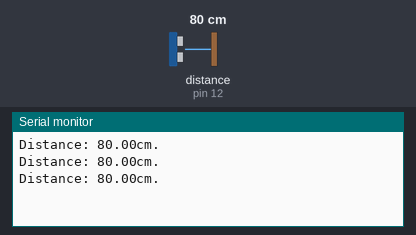
The sketch below on a simulated Arduino Uno, built with avr-gcc and run on an emulated ATmega328P. Shown: the last lines printed to the serial monitor. Inputs (shaded band) come from the test bench; at power-on: distance to the obstacle (sensor on pin 12) 80 cm. The echo pulse lasts 58.3 µs per cm.

Above: at 1.3 s.
1.4 s: distance to the obstacle (sensor on pin 12) set to 2 cm
At 1.9 s:
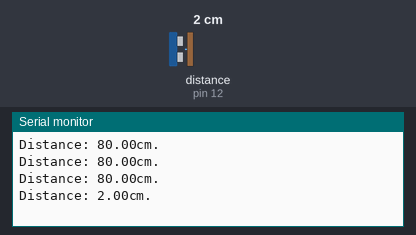
2.9 s: distance to the obstacle (sensor on pin 12) set to 4 cm
At 3.4 s:
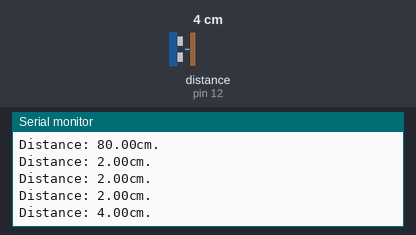
Timing chart, 0 to 5.9 s (numbered marks = the images above; inputs shaded):
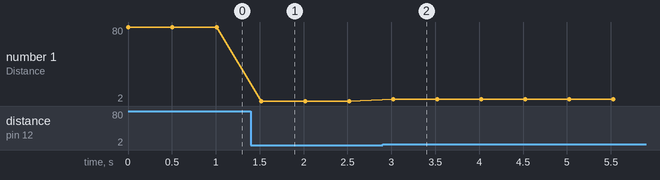

The sketch:

program_4-0.ino
```cpp
/*
 * YEAR 8 ROBOT - PROGRAM v4.0
 *
 * This program will test the ultrasonic rangefinding sensor to ensure that it is connected correctly.
 * This program uses a library, which is code written by someone else.
 * The library has to be installed in your Arduino IDE before you can use it.
 */

#include <HCSR04.h>       // Tells the program to use the library we installed

// INITIALISE ULTRASONIC SENSOR
#define TRIG_PIN 13       // HCSR04 trigger pin connected to pin 13
#define ECHO_PIN 12       // HCSR04 echo pin connected to pin 12

// START LIBRARY
HCSR04 hc(TRIG_PIN, ECHO_PIN); // Sends details for the library code to use

void setup() {
  Serial.begin(9600);   // initlaise serial monintor to view readings
}

void loop() {
  // Take the readings from the sensor and show them on the serial monitor
  Serial.print("Distance: ");
  Serial.print(hc.dist());         // prints the information provided by the library
  Serial.println("cm.");
  delay(500);
}
```

Measured:
- after the input at 1.4 s, the serial monitor: prints a new line after 0.12 s (image 1)
- after the input at 2.9 s, the serial monitor: prints a new line after 0.12 s (image 2)
- plotted number 1: 80 → 2 after the input at 1.4 s, 2 → 4 after the input at 2.9 s
